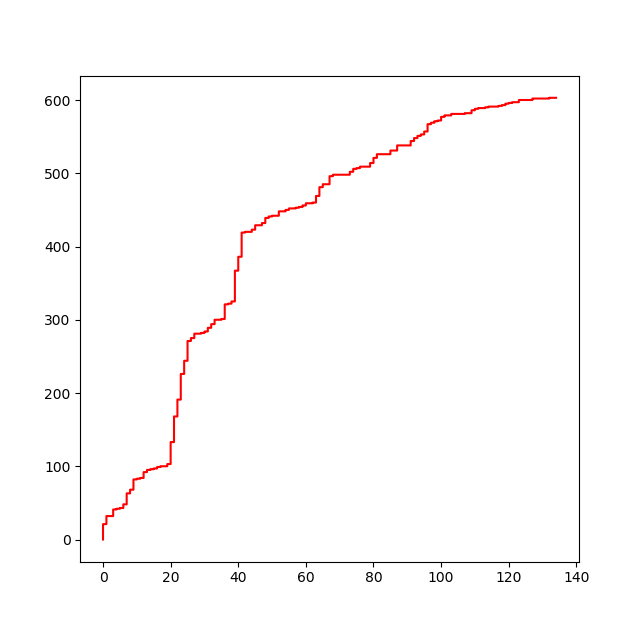

Source code (Python):
from sklearn import svm
import pandas as pd
import numpy as np
from matplotlib import pyplot as plt
titanic = pd.read_csv("data2.csv").loc[:,['age','fare',
    'survived']].dropna()
X,Y=titanic[['age','fare']],list(titanic.survived)
svc=svm.SVC(probability=True)
svc.fit(X,Y)
pr=[(x[0],Y[i]) for i,x in enumerate(list(svc.predict_proba(X)))]
pr.sort(key=lambda x:x[0],reverse=True)
print(pr)
TP,FP=[0],[0]
abc = np.linspace(0,len(Y),len(Y)+1)
for i in range(len(Y)):
    TP.append(TP[-1]+(1 if pr[i][1]==0 and pr[i][0]>0.5 else 0))
    FP.append(FP[-1]+(1 if pr[i][1]==1 and pr[i][0]>0.5 else 0))
plt.plot(FP,TP,color='red')
plt.show()
